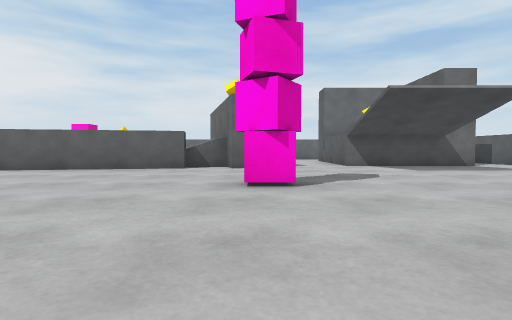
[1] (above)

21 first-person views from a walk through a scene from a Unity 3-D project. The camera is 0.51 m above the floor, tilts 2° down and sees 80° across. The floor is counted in squares, 1 m on a side. Each view is taken from the middle of a square. On the plan, view 1 faces up. The plan holds only what a view shows up to about 9 squares ahead; the rest is blank.

[2]
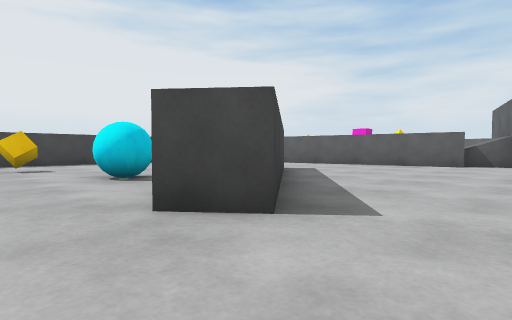

[3]
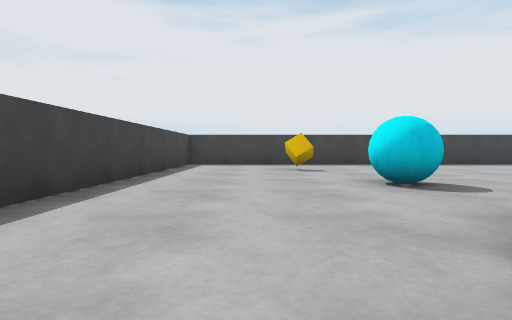

[4]
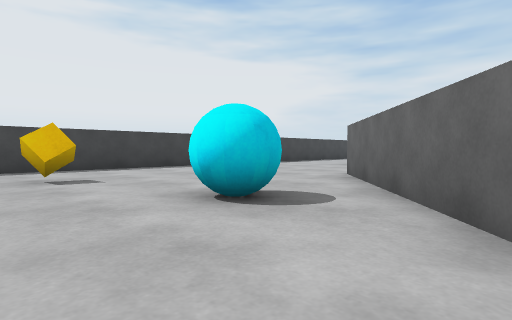

[5]
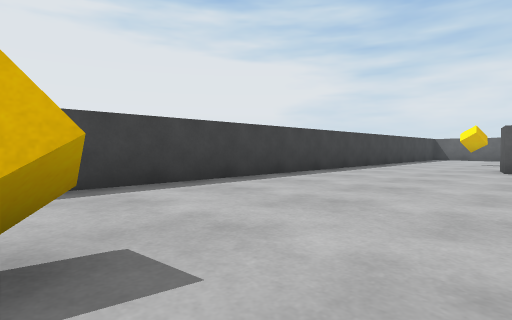

[6]
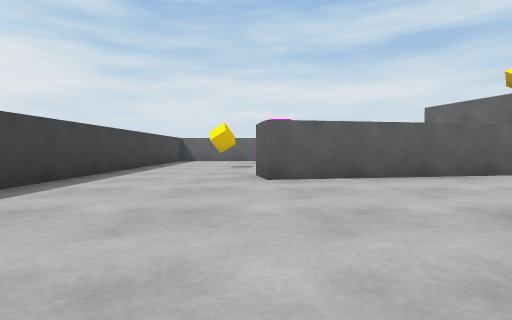

[7]
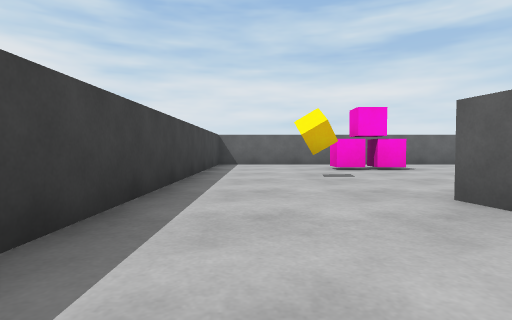

[8]
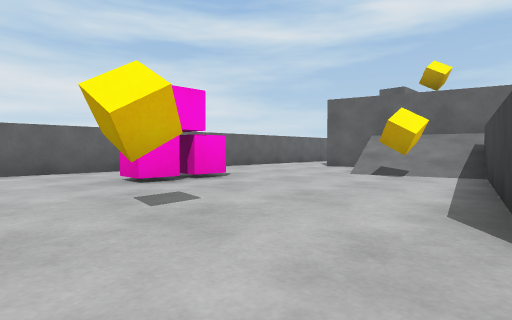

[9]
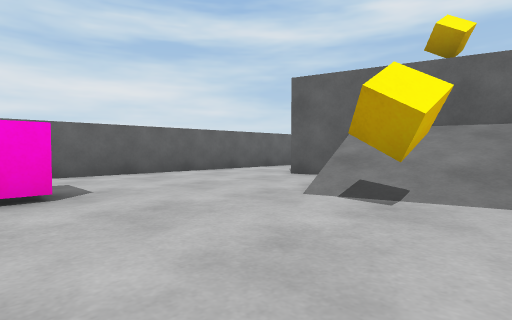

[10]
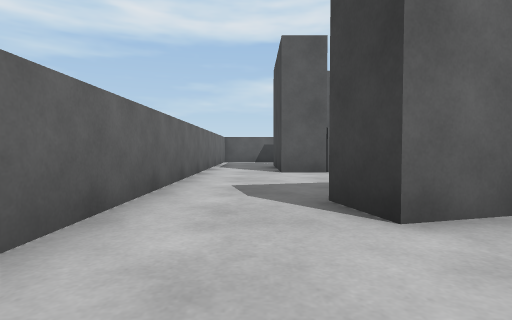

[11]
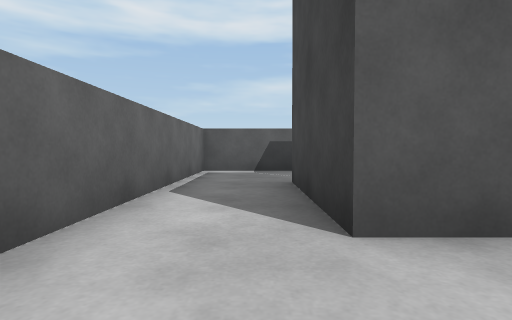

[12]
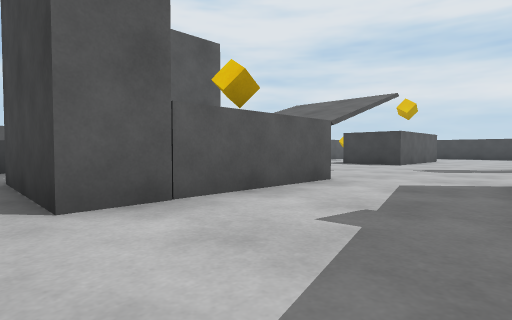

[13]
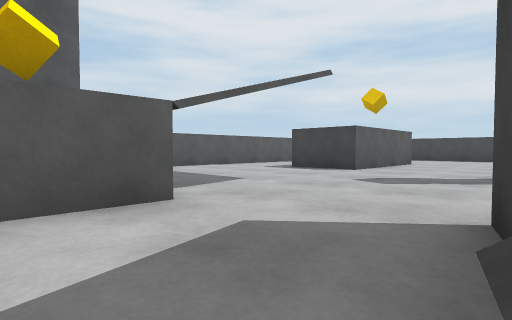

[14]
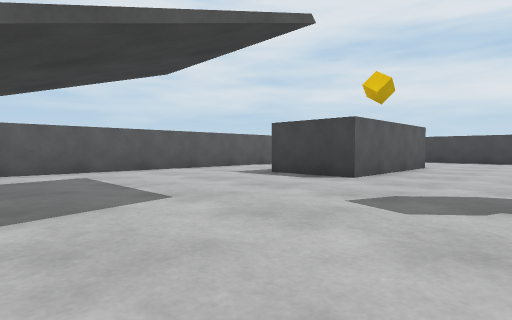

[15]
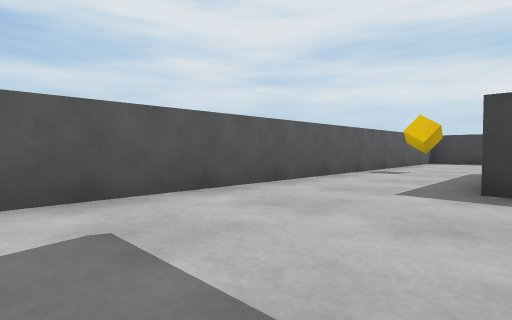

[16]
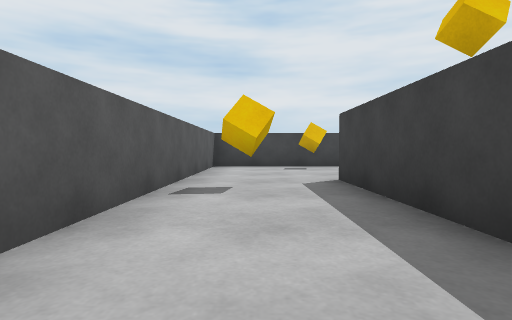

[17]
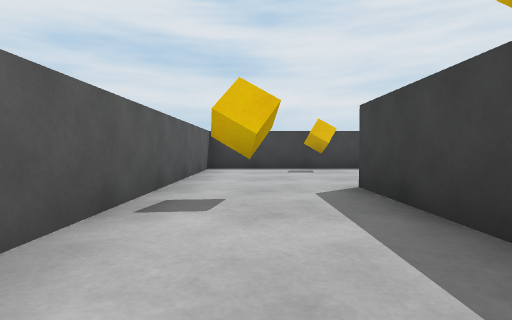

[18]
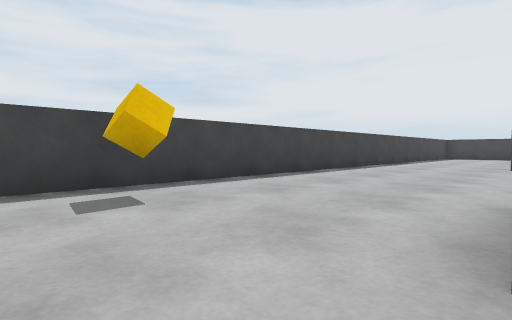

[19]
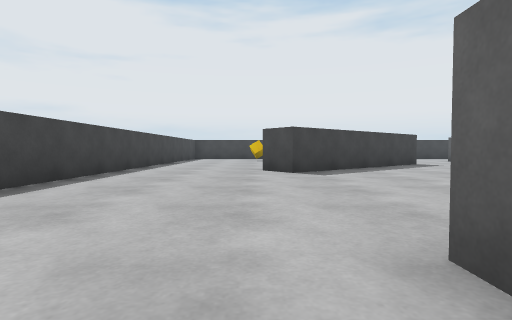

[20]
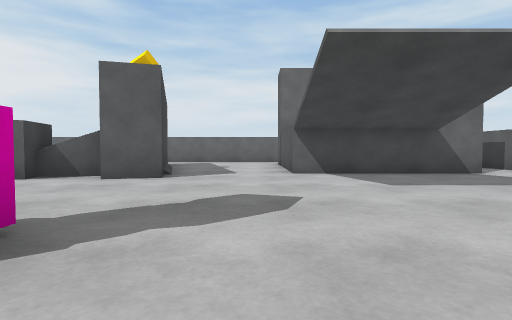

[21]
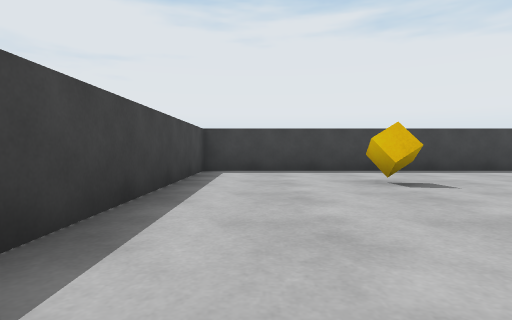

### Floor plan
Points are (right, up) in squares from view 1. A wall is a line through its corners. A room is listed if a view was taken in it or the views show most of it. See-through windows are left out.
Room 1 (views 1, 2, 3, 4, 5, 6, 7, 8, 9, 10, 11, 12, 13, 14, 15, 16, 17, 18, 19, 20, 21)
walls: (-4.5, 3.3) (-1.6, -0.2) (-2.4, -0.9); (-3.1, 0.1) (-6.2, 3.9); (-1.9, 8.2) (-7.8, 7.1) (-8, 8.1); (-6.9, 8.3) (-2.7, 9); (-0.5, 11.6) (0.3, 8.4) (-0.6, 8.2) (-1.9, 13) (-0.9, 13.3); (4, -0.1) (3.6, -0.1) (3.6, 3.9) (5.6, 3.9); (5.6, 3.4) (5.6, -0.1); (6.9, 9.4) (2.8, 9.4) (2.8, 13.4) (5.8, 13.4); (-11.2, 14) (-11.2, -4.2) (8.2, -4.2) (8.2, 8.4); (5.5, 15.2) (-9.4, 15.2)
ways out: opening at (6, 14)
objects: cube (-9, -1); cube (-9, 10); pink cube (-8, 13); pink cube (-7, 13); cyan ball (-6, 0) to (-5, 0); cube (-4, 10); pink cube (0, 4) to (0, 5); cube (5, -3); cube (7, 1)

Where each view was taken, in squares from view 1:
view 1: 0 up, 0 right, facing up
view 2: 2 down, 0 right, facing up-left
view 3: 2 down, 1 left, facing left
view 4: 2 down, 3 left, facing up-left
view 5: 1 down, 7 left, facing up-left
view 6: 2 up, 8 left, facing up
view 7: 5 up, 10 left, facing up
view 8: 8 up, 10 left, facing up-right
view 9: 9 up, 7 left, facing up-right
view 10: 14 up, 4 left, facing right
view 11: 14 up, 1 right, facing right
view 12: 14 up, 0 right, facing down-right
view 13: 11 up, 0 right, facing down-right
view 14: 9 up, 1 right, facing down-right
view 15: 8 up, 5 right, facing down-right
view 16: 5 up, 7 right, facing down
view 17: 4 up, 7 right, facing down
view 18: 0 up, 7 right, facing down-left
view 19: 1 down, 5 right, facing left
view 20: 3 up, 2 right, facing up
view 21: 3 down, 4 left, facing left
